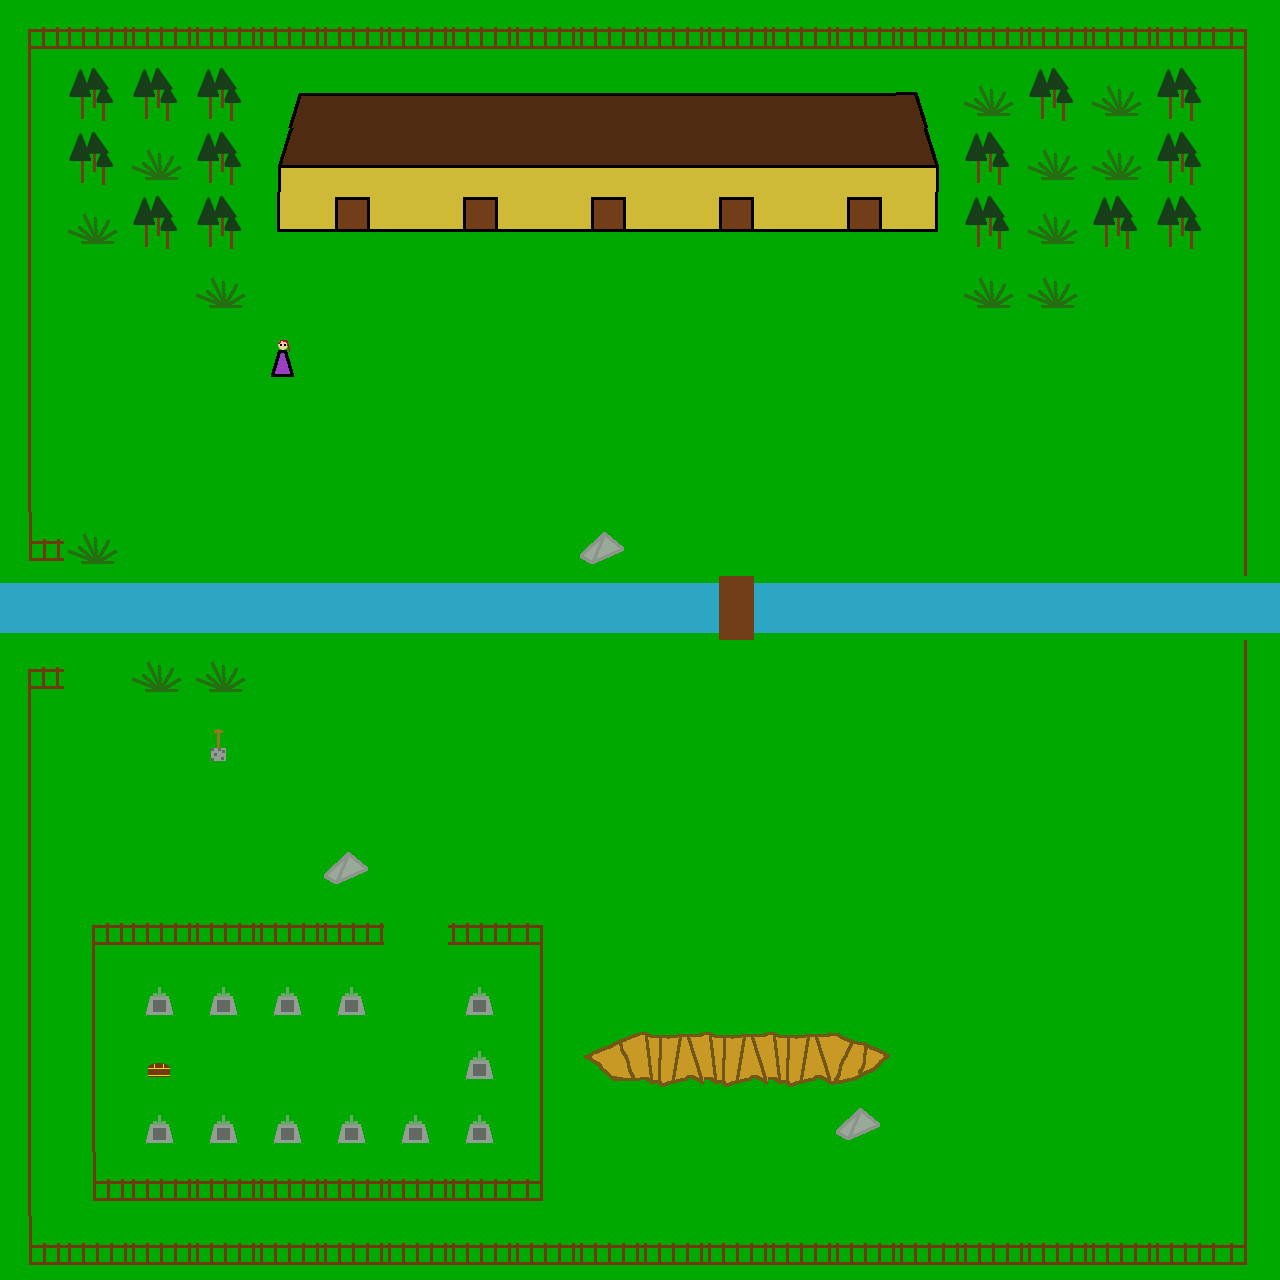

Tiled map render using the project's own tile images. Description and the map definition, with tile-layer contents summarised, below:
An orthogonal 20x20 tile map with 64x64 px tiles, 1 tile layer (Capa de Patrones 1), 10 tilesets.

<map version="1.0" orientation="orthogonal" width="20" height="20" tilewidth="64" tileheight="64">
 <properties>
  <property name="Author" value="Adrián Arroyo" />
  <property name="License" value="Apache" />
  <property name="MinVersion" value="JUNO" />
  <property name="Name" value="Azpazeta" />
  <property name="Year" value="2013" />
 </properties>
 <tileset firstgid="1" name="BlueAndRed" tilewidth="64" tileheight="64">
  <image source="../../media/dualsprite.png" width="192" height="64" />
 </tileset>
 <tileset firstgid="4" name="HOUSE1" tilewidth="64" tileheight="64">
  <image source="../../media/housemain.png" width="768" height="64" />
 </tileset>
 <tileset firstgid="16" name="water" tilewidth="64" tileheight="64">
  <image source="../../media/water.png" width="768" height="64" />
 </tileset>
 <tileset firstgid="28" name="housered" tilewidth="64" tileheight="64">
  <image source="../../media/housered.png" width="768" height="64" />
 </tileset>
 <tileset firstgid="40" name="houseyellow" tilewidth="64" tileheight="64">
  <image source="../../media/houseyellow.png" width="768" height="64" />
 </tileset>
 <tileset firstgid="52" name="mountain" tilewidth="64" tileheight="64">
  <image source="../../media/mountain.png" width="768" height="64" />
 </tileset>
 <tileset firstgid="64" name="mountain-inside" tilewidth="64" tileheight="64">
  <image source="../../media/mountain-inside.png" width="1024" height="64" />
 </tileset>
 <tileset firstgid="80" name="road" tilewidth="64" tileheight="64">
  <image source="../../media/road.png" width="1024" height="64" />
 </tileset>
 <tileset firstgid="96" name="palacetower" tilewidth="64" tileheight="64">
  <image source="../../media/palacetower.png" width="1024" height="64" />
 </tileset>
 <tileset firstgid="112" name="villagers" tilewidth="64" tileheight="64">
  <image source="../../media/villagers.png" width="1024" height="64" />
 </tileset>
 <layer name="Capa de Patrones 1" width="20" height="20">
  <properties>
   <property name="License" value="Creative Commons" />
   <property name="Path" value="/media/dualsprite.png" />
  </properties>
  <data>[400 cells, 400 non-empty, 29 distinct tile ids]</data>
 </layer>
</map>
